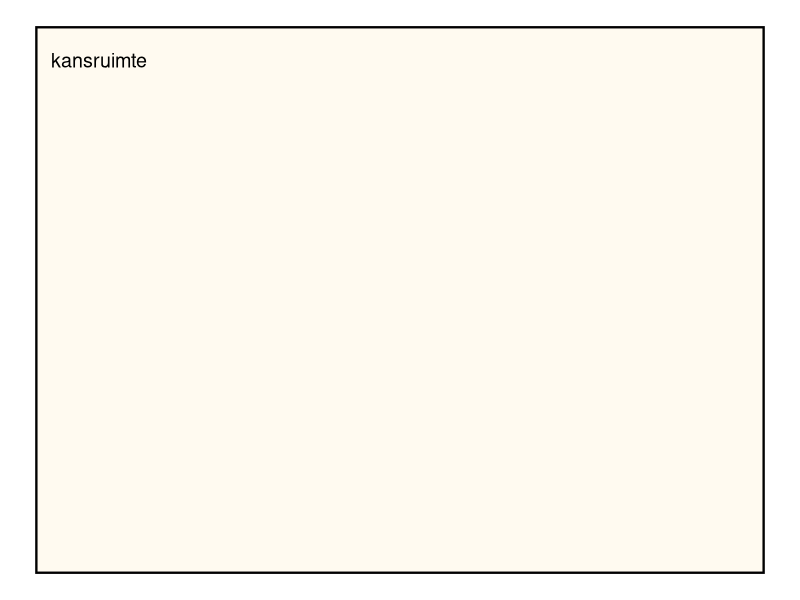
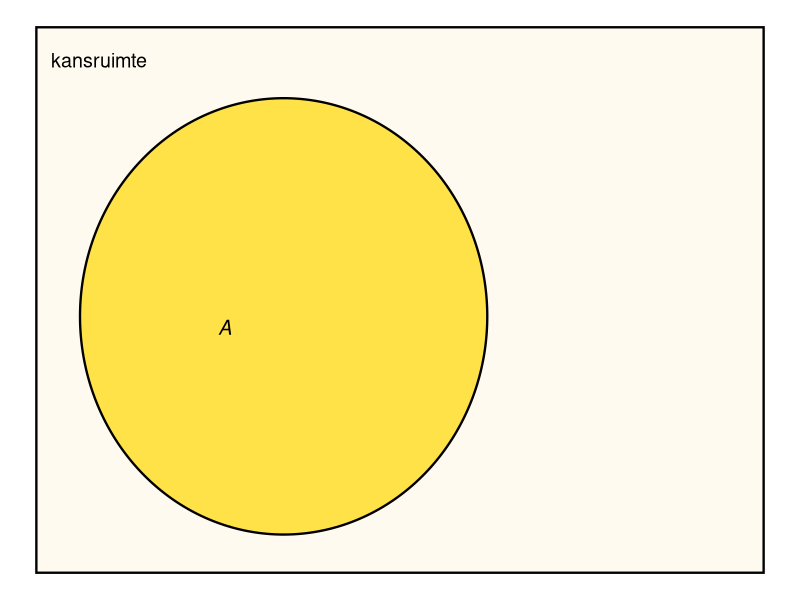
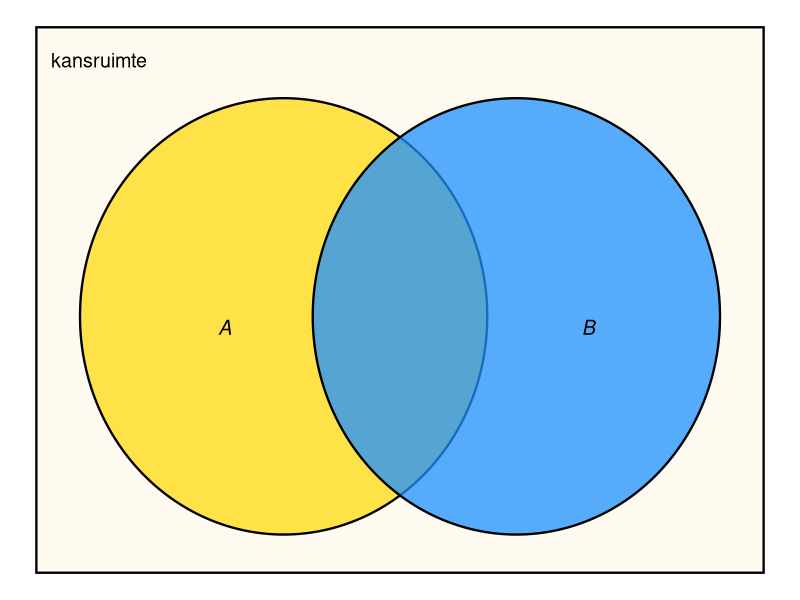
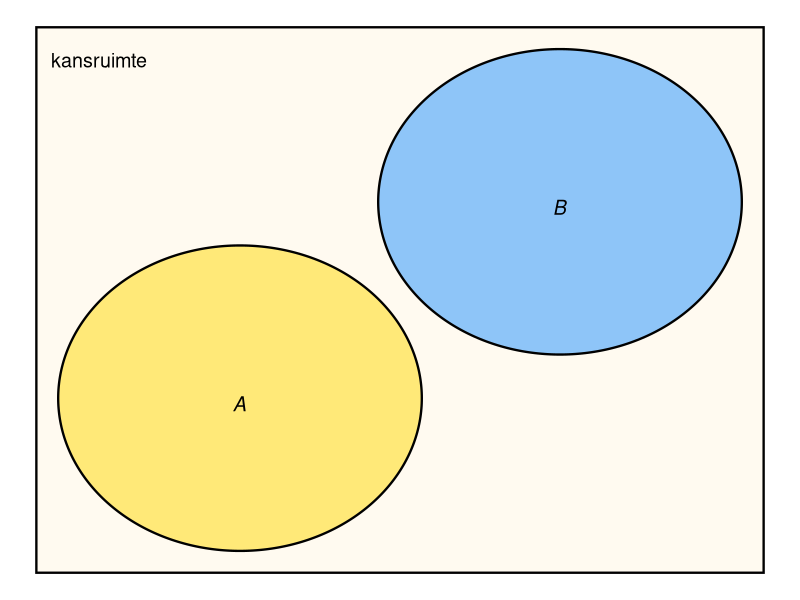
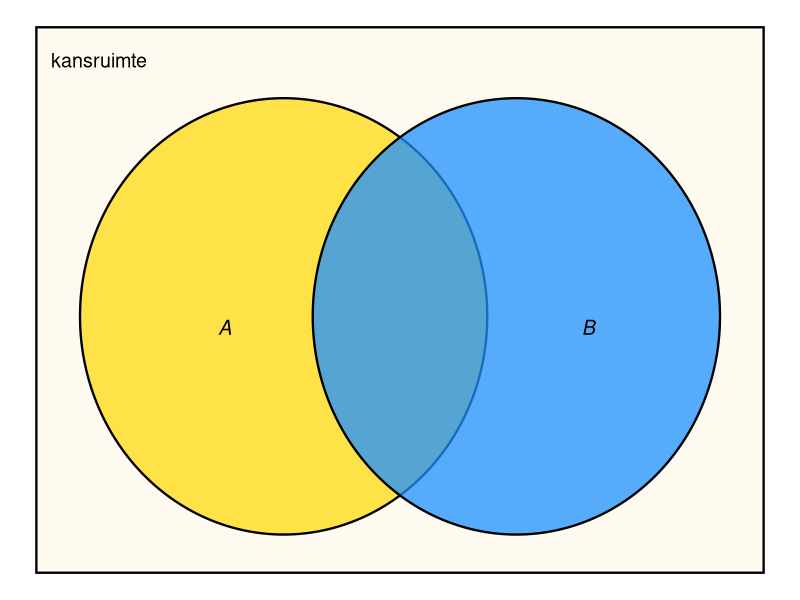

Generate these figures, in order, with R:
## ---- chunk 1
#| code-fold: true
#| warning: false
#| fig-cap: "Een minimaal Venn-diagram. Het rechthoek stelt de volledige kansruimte voor."
#| label: fig-venn

library(ggforce)

kleurKansruimte <- "FloralWhite"

kansruimte <- ggplot() +  
  geom_rect(
    aes(xmin = 0, ymin = 0, xmax= 100, ymax = 100),
    fill = kleurKansruimte, color = "black", size = .8
    ) +
  annotate(
    "text", 
    x = 2, y = 94, 
    label = "kansruimte", 
    color = "black", 
    hjust = 0, 
    size = 5
    ) +
  theme_void()

kansruimte
## ---- chunk 2
#| code-fold: true
#| warning: false
#| fig-cap: "Venn-diagram met gebeurtenis $A$."
#| label: fig-vennA

kleurA <- "Gold"

A <- kansruimte +
  geom_ellipse(
    aes(x0 = 34, y0 = 47, a = 28,  b = 40,  angle = 0), 
    fill = kleurA , alpha = 0.7, size = .8
    ) +
  annotate(
    "text", 
    x = 25, y = 45, 
    label = expression(italic(A)), 
    color = "black", 
    hjust = 0, 
    size = 5
    )

A

## ---- chunk 3
#| code-fold: true
#| warning: false
#| fig-cap: "Venn-diagram met twee gebeurtenissen: $A$ en $B$."
#| label: fig-vennAB

kleurB <- "DodgerBlue"

AB <- A + 
  geom_ellipse(
    aes(x0 = 66, y0 = 47, a = 28,  b = 40,  angle = 0), 
    fill = kleurB, alpha = 0.75, size = .8
    ) +
  annotate(
    "text", 
    x = 75, y = 45, 
    label = expression(italic(B)), 
    color = "black", 
    hjust = 0, 
    size = 5
    )

AB

## ---- chunk 4
#| code-fold: true
#| warning: false
#| fig-cap: "Venn-diagram. De gebeurtenissen $A$ en $B$ sluiten elkaar uit."
#| label: fig-uitsluiten

kansruimte + 
  geom_ellipse(
    aes(x0 = 28, y0 = 32, a = 25,  b = 28,  angle = 0), 
    fill = kleurA, alpha = 0.5, size = 0.8
    ) + 
  geom_ellipse(
    aes(x0 = 72, y0 = 68, a = 25,  b = 28,  angle = 0), 
    fill = kleurB, alpha = 0.5, size = 0.8
    ) +
  theme_void() +
  annotate(
    "text", 
    x = 27, y = 31, 
    label = expression(italic(A)), 
    color = "black", 
    hjust = 0, 
    size = 5
    ) +
  annotate(
    "text", 
    x = 71, y = 67, 
    label = expression(italic(B)), 
    color = "black", 
    hjust = 0, 
    size = 5
    )
## ---- chunk 5
#| code-fold: true
#| warning: false
#| fig-cap: "Venn-diagram.Voor de kans op $A$ of $B$ moet het groene gebied één keer worden meegeteld!"
#| label: fig-vennAB2

AB
